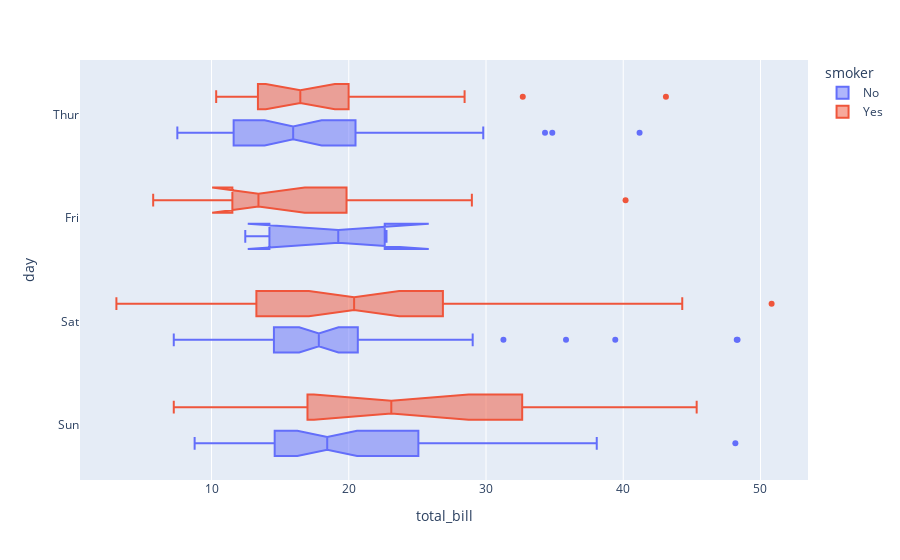

Notebook code cell kept with this figure:
### Code cell
px.box(tips, x="total_bill", y="day", orientation="h", color="smoker", notched=True,
      category_orders={"day": ["Thur", "Fri", "Sat", "Sun"]})

### Figure 1 — Plotly figure (JSON) as saved in the notebook; plotly's stock layout.template omitted (floating-point values rounded to 4 significant figures; data arrays with more than 128 entries replaced by an {"elided": "..."} marker saying what was removed)
{"data": [{"alignmentgroup": "True", "hovertemplate": "smoker=No<br>total_bill=%{x}<br>day=%{y}<extra></extra>", "legendgroup": "No", "marker": {"color": "#636efa"}, "name": "No", "notched": true, "offsetgroup": "No", "orientation": "h", "showlegend": true, "type": "box", "x": {"elided": "151 float values"}, "x0": " ", "xaxis": "x", "y": {"elided": "151 str values"}, "y0": " ", "yaxis": "y"}, {"alignmentgroup": "True", "hovertemplate": "smoker=Yes<br>total_bill=%{x}<br>day=%{y}<extra></extra>", "legendgroup": "Yes", "marker": {"color": "#EF553B"}, "name": "Yes", "notched": true, "offsetgroup": "Yes", "orientation": "h", "showlegend": true, "type": "box", "x": [38.01, 11.24, 20.29, 13.81, 11.02, 18.29, 3.07, 15.01, 26.86, 25.28, 17.92, 19.44, 32.68, 28.97, 5.75, 16.32, 40.17, 27.28, 12.03, 21.01, 11.35, 15.38, 44.3, 22.42, 15.36, 20.49, 25.21, 14.31, 16, 17.51, 10.59, 10.63, 50.81, 15.81, 7.25, 31.85, 16.82, 32.9, 17.89, 14.48, 9.6, 34.63, 34.65, 23.33, 45.35, 23.17, 40.55, 20.9, 30.46, 18.15, 23.1, 15.69, 19.81, 28.44, 15.48, 16.58, 10.34, 43.11, 13, 13.51, 18.71, 12.74, 13, 16.4, 20.53, 16.47, 26.59, 38.73, 24.27, 12.76, 30.06, 25.89, 13.27, 28.17, 12.9, 28.15, 11.59, 7.74, 30.14, 12.16, 13.42, 8.58, 13.42, 16.27, 10.09, 22.12, 24.01, 15.69, 15.53, 12.6, 32.83, 27.18, 22.67], "x0": " ", "xaxis": "x", "y": ["Sat", "Sat", "Sat", "Sat", "Sat", "Sat", "Sat", "Sat", "Sat", "Sat", "Sat", "Thur", "Thur", "Fri", "Fri", "Fri", "Fri", "Fri", "Fri", "Fri", "Fri", "Fri", "Sat", "Sat", "Sat", "Sat", "Sat", "Sat", "Thur", "Sun", "Sat", "Sat", "Sat", "Sat", "Sun", "Sun", "Sun", "Sun", "Sun", "Sun", "Sun", "Sun", "Sun", "Sun", "Sun", "Sun", "Sun", "Sun", "Sun", "Sun", "Sun", "Sun", "Thur", "Thur", "Thur", "Thur", "Thur", "Thur", "Thur", "Thur", "Thur", "Thur", "Thur", "Thur", "Thur", "Thur", "Sat", "Sat", "Sat", "Sat", "Sat", "Sat", "Sat", "Sat", "Sat", "Sat", "Sat", "Sat", "Sat", "Fri", "Fri", "Fri", "Fri", "Fri", "Fri", "Sat", "Sat", "Sat", "Sat", "Sat", "Sat", "Sat", "Sat"], "y0": " ", "yaxis": "y"}], "layout": {"boxmode": "group", "legend": {"title": {"text": "smoker"}, "tracegroupgap": 0}, "margin": {"t": 60}, "xaxis": {"anchor": "y", "domain": [0, 1], "title": {"text": "total_bill"}}, "yaxis": {"anchor": "x", "categoryarray": ["Sun", "Sat", "Fri", "Thur"], "categoryorder": "array", "domain": [0, 1], "title": {"text": "day"}}}}
